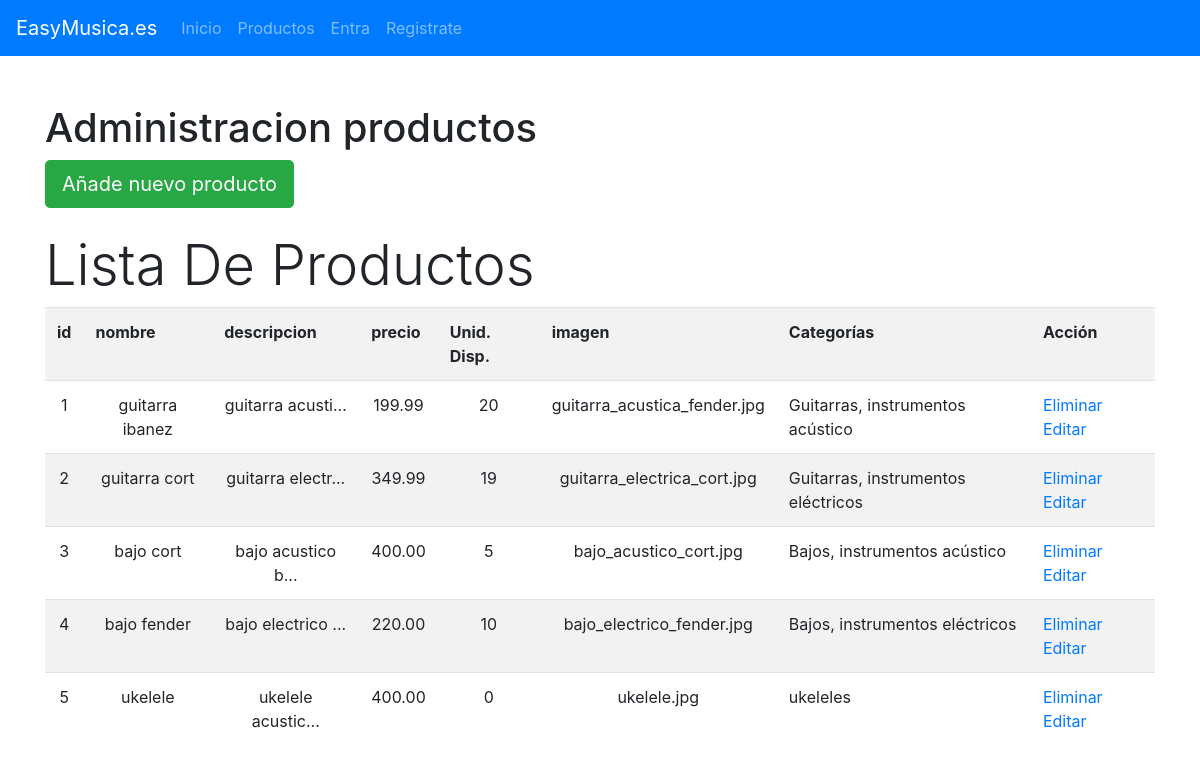
/php/admproductos.php (signed in), run on the app's committed database.
### tables this page shows
create table PRODUCTO (
    id int PRIMARY KEY AUTO_INCREMENT,
    nombre varchar(50) NOT NULL UNIQUE,
    descripcion text(1000) NOT NULL,
    precio decimal(7,2) NOT NULL,
    unidadesDisponibles int NOT NULL,
    imagen varchar(40) NOT NULL
);

### php/bbdd/peticiones.php (called while the page is built, shortened)
<?php
function dameTodosLosProductos($con)
{
    $query = "select * from producto ";
    try {
        $st = $con->query($query);
        $st->execute();
        $rs = $st->fetchAll(PDO::FETCH_ASSOC);
        return $rs;
    } catch (Exception $e) {
        echo $e->getMessage();
    }
    return [];
}
function dameCategoriasDeProducto($con, $idProducto)
{
    $query = "SELECT  C.nombre,C.id
    from categoria C, producto_categoria PC
     where     PC.xProducto=? AND
     C.id = PC.xCategoria ";
    try {
        $st = $con->prepare($query);
        $st->execute([$idProducto]);
        $rs = $st->fetchAll(PDO::FETCH_COLUMN);
        return $rs;
    } catch (Exception $e) {
        echo $e->getMessage();
    }
    return [];
}
?>

### php/admproductos.php (the view, shortened to what this page needs)
<?php
include "./bbdd/peticiones.php";
$con=getConexion();
$productos=dameTodosLosProductos($con);
?><!doctype html>
<html lang="en">
  <head>
    <link rel="stylesheet" href="https://cdn.jsdelivr.net/npm/bootstrap@4.6.0/dist/css/bootstrap.min.css">
  </head>
<body>
<?php include "./includes/menu.php" ?>
<br><br>
<div class="container">
<h1>Administracion productos</h1>
<a class="btn btn-lg btn-success" href="admnuevoproducto.php">Añade nuevo producto</a><br><br>
<h3 class="display-4">Lista De Productos</h3>
<?php
if(empty($productos)){
    echo "<h5>No hay productos en la tienda.</h5>";
}else{
    echo "<table class='table table-striped'>";
    echo "<tr>";
    foreach ($productos[0] as $key=> $value) {
        if($key=="unidadesDisponibles")
            echo "<th>Unid. Disp.</th>";
        else
        echo "<th>$key</th>";
    }
    echo "<th>Categorías</th>";
    echo "<th>Acción</th>";
    echo "</tr>";
    foreach ($productos as $producto) {
        $categorias=dameCategoriasDeProducto($con,$producto['id']);
        $categorias=(empty($categorias))?"":implode(", ",$categorias);
        echo "<tr>";
        foreach ($producto as $key => $value) {
            if($key=="descripcion"){
                echo "<td class='text-center'>".substr($value,0,15)."...</td>";
            }else
            echo "<td class='text-center'>$value</td>";
        }
        echo "<td>$categorias</td>";
        echo "<td>
        <a href='admeliminarProducto.php?id=".$producto['id']."'>Eliminar</a>
        <a href='admeditarProducto.php?id=".$producto['id']."'>Editar</a></td>";
    echo "</tr>";
    }
    echo "</table>";
}
?>
</div>
</body>
</html>

### data on the page
producto: id "1", nombre "guitarra ibanez", descripcion "guitarra acusti", precio "199.99", unidadesDisponibles "20", imagen "guitarra_acustica_fender.jpg", categorias "Guitarras, instrumentos acústico"
producto: id "2", nombre "guitarra cort", descripcion "guitarra electr", precio "349.99", unidadesDisponibles "19", imagen "guitarra_electrica_cort.jpg", categorias "Guitarras, instrumentos eléctricos"
producto: id "3", nombre "bajo cort", descripcion "bajo acustico b", precio "400.00", unidadesDisponibles "5", imagen "bajo_acustico_cort.jpg", categorias "Bajos, instrumentos acústico"
producto: id "4", nombre "bajo fender", descripcion "bajo electrico", precio "220.00", unidadesDisponibles "10", imagen "bajo_electrico_fender.jpg", categorias "Bajos, instrumentos eléctricos"
producto: id "5", nombre "ukelele", descripcion "ukelele acustic", precio "400.00", unidadesDisponibles "0", imagen "ukelele.jpg", categorias "ukeleles"

### other printed values
$key "id"
$key "nombre"
$key "descripcion"
$key "precio"
$key "imagen"
